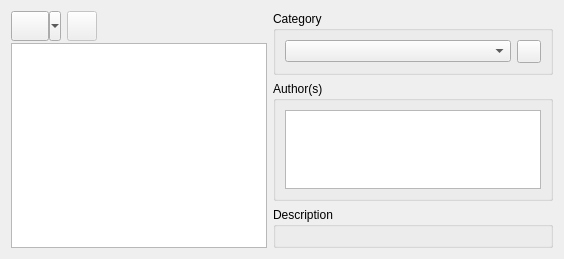
     <widget class="QWidget" name="tbCourseResources">
      <attribute name="icon">
       <iconset resource="resources.qrc">
        <normaloff>:/course-project/resources.png</normaloff>:/course-project/resources.png</iconset>
      </attribute>
      <attribute name="title">
       <string>Resources</string>
      </attribute>
      <layout class="QHBoxLayout" name="horizontalLayout_8">
       <item>
        <widget class="QWidget" name="widget_12" native="true">
         <property name="toolTip">
          <string notr="true"/>
         </property>
         <property name="statusTip">
          <string notr="true"/>
         </property>
         <property name="whatsThis">
          <string notr="true"/>
         </property>
         <property name="accessibleName">
          <string notr="true"/>
         </property>
         <property name="accessibleDescription">
          <string notr="true"/>
         </property>
         <layout class="QHBoxLayout" name="horizontalLayout_7">
          <property name="margin">
           <number>0</number>
          </property>
          <item>
           <widget class="QWidget" name="widget_13" native="true">
            <property name="maximumSize">
             <size>
              <width>400</width>
              <height>16777215</height>
             </size>
            </property>
            <property name="toolTip">
             <string/>
            </property>
            <property name="statusTip">
             <string/>
            </property>
            <property name="whatsThis">
             <string/>
            </property>
            <property name="accessibleName">
             <string/>
            </property>
            <property name="accessibleDescription">
             <string/>
            </property>
            <layout class="QVBoxLayout" name="verticalLayout_5">
             <property name="spacing">
              <number>2</number>
             </property>
             <property name="margin">
              <number>0</number>
             </property>
             <item>
              <widget class="QWidget" name="widget_14" native="true">
               <property name="toolTip">
                <string notr="true"/>
               </property>
               <property name="statusTip">
                <string notr="true"/>
               </property>
               <property name="whatsThis">
                <string notr="true"/>
               </property>
               <property name="accessibleName">
                <string notr="true"/>
               </property>
               <property name="accessibleDescription">
                <string notr="true"/>
               </property>
               <layout class="QGridLayout" name="gridLayout_6">
                <property name="margin">
                 <number>0</number>
                </property>
                <item row="0" column="1">
                 <widget class="QToolButton" name="btnDeleteResource">
                  <property name="enabled">
                   <bool>false</bool>
                  </property>
                  <property name="minimumSize">
                   <size>
                    <width>30</width>
                    <height>30</height>
                   </size>
                  </property>
                  <property name="toolTip">
                   <string>Remove selected resource(s)</string>
                  </property>
                  <property name="statusTip">
                   <string/>
                  </property>
                  <property name="whatsThis">
                   <string/>
                  </property>
                  <property name="accessibleName">
                   <string/>
                  </property>
                  <property name="accessibleDescription">
                   <string/>
                  </property>
                  <property name="text">
                   <string/>
                  </property>
                  <property name="icon">
                   <iconset resource="resources.qrc">
                    <normaloff>:/course-project/minus.png</normaloff>:/course-project/minus.png</iconset>
                  </property>
                  <property name="shortcut">
                   <string/>
                  </property>
                 </widget>
                </item>
                <item row="0" column="0">
                 <widget class="QToolButton" name="btnAddResource">
                  <property name="minimumSize">
                   <size>
                    <width>50</width>
                    <height>30</height>
                   </size>
                  </property>
                  <property name="toolTip">
                   <string>Add new resource</string>
                  </property>
                  <property name="statusTip">
                   <string/>
                  </property>
                  <property name="whatsThis">
                   <string/>
                  </property>
                  <property name="accessibleName">
                   <string/>
                  </property>
                  <property name="accessibleDescription">
                   <string/>
                  </property>
                  <property name="icon">
                   <iconset resource="resources.qrc">
                    <normaloff>:/course-project/plus.png</normaloff>:/course-project/plus.png</iconset>
                  </property>
                  <property name="popupMode">
                   <enum>QToolButton::MenuButtonPopup</enum>
                  </property>
                 </widget>
                </item>
                <item row="0" column="2">
                 <spacer name="horizontalSpacer_6">
                  <property name="orientation">
                   <enum>Qt::Horizontal</enum>
                  </property>
                  <property name="sizeHint" stdset="0">
                   <size>
                    <width>40</width>
                    <height>20</height>
                   </size>
                  </property>
                 </spacer>
                </item>
               </layout>
              </widget>
             </item>
             <item>
              <widget class="QListWidget" name="lvResourceList">
               <property name="maximumSize">
                <size>
                 <width>16777215</width>
                 <height>16777215</height>
                </size>
               </property>
               <property name="acceptDrops">
                <bool>true</bool>
               </property>
               <property name="toolTip">
                <string notr="true"/>
               </property>
               <property name="statusTip">
                <string notr="true"/>
               </property>
               <property name="whatsThis">
                <string notr="true"/>
               </property>
               <property name="accessibleName">
                <string notr="true"/>
               </property>
               <property name="accessibleDescription">
                <string notr="true"/>
               </property>
               <property name="editTriggers">
                <set>QAbstractItemView::DoubleClicked</set>
               </property>
               <property name="dragDropMode">
                <enum>QAbstractItemView::NoDragDrop</enum>
               </property>
               <property name="selectionBehavior">
                <enum>QAbstractItemView::SelectRows</enum>
               </property>
               <property name="iconSize">
                <size>
                 <width>32</width>
                 <height>32</height>
                </size>
               </property>
               <property name="isWrapping" stdset="0">
                <bool>false</bool>
               </property>
               <property name="viewMode">
                <enum>QListView::ListMode</enum>
               </property>
               <property name="wordWrap">
                <bool>true</bool>
               </property>
               <property name="selectionRectVisible">
                <bool>false</bool>
               </property>
              </widget>
             </item>
            </layout>
           </widget>
          </item>
          <item>
           <widget class="QWidget" name="wgResourceProperties" native="true">
            <property name="enabled">
             <bool>true</bool>
            </property>
            <property name="toolTip">
             <string notr="true"/>
            </property>
            <property name="statusTip">
             <string notr="true"/>
            </property>
            <property name="whatsThis">
             <string notr="true"/>
            </property>
            <property name="accessibleName">
             <string notr="true"/>
            </property>
            <property name="accessibleDescription">
             <string notr="true"/>
            </property>
            <layout class="QVBoxLayout" name="verticalLayout_8">
             <property name="margin">
              <number>0</number>
             </property>
             <item>
              <widget class="QGroupBox" name="groupBox_3">
               <property name="title">
                <string>Category</string>
               </property>
               <layout class="QHBoxLayout" name="horizontalLayout">
                <item>
                 <widget class="QComboBox" name="cbResourceCategory"/>
                </item>
                <item>
                 <widget class="QToolButton" name="btnManageCategories">
                  <property name="toolTip">
                   <string>Manage categories</string>
                  </property>
                  <property name="icon">
                   <iconset resource="resources.qrc">
                    <normaloff>:/course-project/tag_green.png</normaloff>:/course-project/tag_green.png</iconset>
                  </property>
                 </widget>
                </item>
               </layout>
              </widget>
             </item>
             <item>
              <widget class="QGroupBox" name="groupBox_2">
               <property name="maximumSize">
                <size>
                 <width>16777215</width>
                 <height>120</height>
                </size>
               </property>
               <property name="toolTip">
                <string notr="true"/>
               </property>
               <property name="statusTip">
                <string notr="true"/>
               </property>
               <property name="whatsThis">
                <string notr="true"/>
               </property>
               <property name="accessibleName">
                <string notr="true"/>
               </property>
               <property name="accessibleDescription">
                <string notr="true"/>
               </property>
               <property name="title">
                <string notr="true">Author(s)</string>
               </property>
               <layout class="QVBoxLayout" name="verticalLayout_16">
                <item>
                 <widget class="QPlainTextEdit" name="txtResourceAuthor"/>
                </item>
               </layout>
              </widget>
             </item>
             <item>
              <widget class="QGroupBox" name="groupBox">
               <property name="toolTip">
                <string notr="true"/>
               </property>
               <property name="statusTip">
                <string notr="true"/>
               </property>
               <property name="whatsThis">
                <string notr="true"/>
               </property>
               <property name="accessibleName">
                <string notr="true"/>
               </property>
               <property name="accessibleDescription">
                <string notr="true"/>
               </property>
               <property name="title">
                <string notr="true">Description</string>
               </property>
               <layout class="QVBoxLayout" name="verticalLayout_9">
                <item>
                 <widget class="RichEditorWidget" name="txtResourceDescription" native="true">
                  <property name="toolTip">
                   <string notr="true"/>
                  </property>
                  <property name="statusTip">
                   <string notr="true"/>
                  </property>
                  <property name="whatsThis">
                   <string notr="true"/>
                  </property>
                  <property name="accessibleName">
                   <string notr="true"/>
                  </property>
                  <property name="accessibleDescription">
                   <string notr="true"/>
                  </property>
                 </widget>
                </item>
               </layout>
              </widget>
             </item>
            </layout>
           </widget>
          </item>
         </layout>
        </widget>
       </item>
      </layout>
     </widget>
